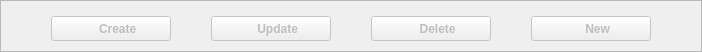
    <widget class="QFrame" name="frame_3">
     <property name="maximumSize">
      <size>
       <width>16777215</width>
       <height>45</height>
      </size>
     </property>
     <property name="frameShape">
      <enum>QFrame::StyledPanel</enum>
     </property>
     <property name="frameShadow">
      <enum>QFrame::Raised</enum>
     </property>
     <layout class="QHBoxLayout" name="horizontalLayout_4">
      <property name="spacing">
       <number>40</number>
      </property>
      <property name="leftMargin">
       <number>10</number>
      </property>
      <property name="topMargin">
       <number>15</number>
      </property>
      <property name="rightMargin">
       <number>10</number>
      </property>
      <property name="bottomMargin">
       <number>10</number>
      </property>
      <item>
       <spacer name="horizontalSpacer_12">
        <property name="orientation">
         <enum>Qt::Horizontal</enum>
        </property>
        <property name="sizeHint" stdset="0">
         <size>
          <width>40</width>
          <height>20</height>
         </size>
        </property>
       </spacer>
      </item>
      <item>
       <widget class="QPushButton" name="btnViewCreate">
        <property name="enabled">
         <bool>false</bool>
        </property>
        <property name="minimumSize">
         <size>
          <width>120</width>
          <height>25</height>
         </size>
        </property>
        <property name="maximumSize">
         <size>
          <width>120</width>
          <height>25</height>
         </size>
        </property>
        <property name="font">
         <font>
          <bold>true</bold>
         </font>
        </property>
        <property name="styleSheet">
         <string notr="true"/>
        </property>
        <property name="text">
         <string>    Create</string>
        </property>
        <property name="icon">
         <iconset resource="images.qrc">
          <normaloff>:/images/images/create.png</normaloff>:/images/images/create.png</iconset>
        </property>
        <property name="iconSize">
         <size>
          <width>18</width>
          <height>18</height>
         </size>
        </property>
       </widget>
      </item>
      <item>
       <widget class="QPushButton" name="btnViewUpdate">
        <property name="enabled">
         <bool>false</bool>
        </property>
        <property name="minimumSize">
         <size>
          <width>120</width>
          <height>25</height>
         </size>
        </property>
        <property name="maximumSize">
         <size>
          <width>120</width>
          <height>25</height>
         </size>
        </property>
        <property name="font">
         <font>
          <bold>true</bold>
         </font>
        </property>
        <property name="text">
         <string>    Update</string>
        </property>
        <property name="icon">
         <iconset resource="images.qrc">
          <normaloff>:/images/images/update.png</normaloff>:/images/images/update.png</iconset>
        </property>
        <property name="iconSize">
         <size>
          <width>18</width>
          <height>18</height>
         </size>
        </property>
       </widget>
      </item>
      <item>
       <widget class="QPushButton" name="btnViewDelete">
        <property name="enabled">
         <bool>false</bool>
        </property>
        <property name="minimumSize">
         <size>
          <width>120</width>
          <height>25</height>
         </size>
        </property>
        <property name="maximumSize">
         <size>
          <width>120</width>
          <height>25</height>
         </size>
        </property>
        <property name="font">
         <font>
          <bold>true</bold>
         </font>
        </property>
        <property name="text">
         <string>    Delete</string>
        </property>
        <property name="icon">
         <iconset resource="images.qrc">
          <normaloff>:/images/images/cross.png</normaloff>:/images/images/cross.png</iconset>
        </property>
        <property name="iconSize">
         <size>
          <width>18</width>
          <height>18</height>
         </size>
        </property>
       </widget>
      </item>
      <item>
       <widget class="QPushButton" name="btnViewNew">
        <property name="enabled">
         <bool>false</bool>
        </property>
        <property name="minimumSize">
         <size>
          <width>120</width>
          <height>25</height>
         </size>
        </property>
        <property name="maximumSize">
         <size>
          <width>120</width>
          <height>25</height>
         </size>
        </property>
        <property name="font">
         <font>
          <bold>true</bold>
         </font>
        </property>
        <property name="text">
         <string>    New</string>
        </property>
        <property name="icon">
         <iconset resource="images.qrc">
          <normaloff>:/images/images/add-query.png</normaloff>:/images/images/add-query.png</iconset>
        </property>
        <property name="iconSize">
         <size>
          <width>18</width>
          <height>18</height>
         </size>
        </property>
       </widget>
      </item>
      <item>
       <spacer name="horizontalSpacer_13">
        <property name="orientation">
         <enum>Qt::Horizontal</enum>
        </property>
        <property name="sizeHint" stdset="0">
         <size>
          <width>40</width>
          <height>20</height>
         </size>
        </property>
       </spacer>
      </item>
     </layout>
    </widget>
